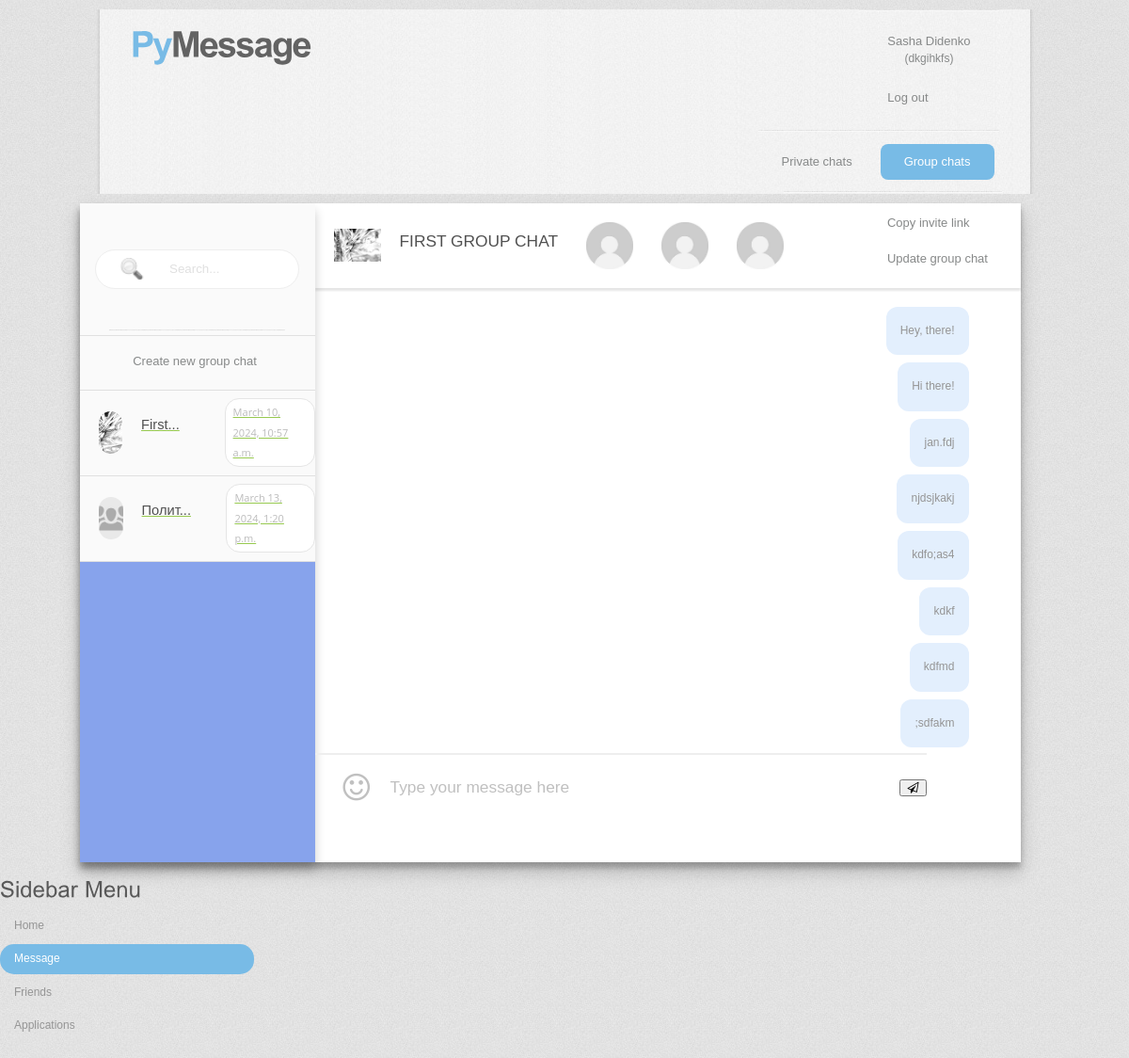
Page /group_chats/1/ (signed in) on the committed database.
### accounts/models.py (models this page shows, shortened)
class User(AbstractUser):
    username = models.CharField(verbose_name = "Username", max_length = 100, unique = True)
    email = models.EmailField(verbose_name = "Email", unique = True)
    avatar = models.ImageField(verbose_name = "Avatar", upload_to = "image/", default = "defaults/avatar.jpg", null = True, blank = True)
    first_name = models.CharField(verbose_name = "First name", max_length = 100)
    last_name = models.CharField(verbose_name = "Last name", max_length = 100, null = True, blank = True)
    date_of_birth = models.DateField(verbose_name = "Date of birth", null = True, blank = True)
    status = models.CharField(verbose_name = "Status", max_length = 250, null = True, blank = True)
    address = models.CharField(verbose_name = "Address", max_length = 250, null = True, blank = True)
    favorites = models.ManyToManyField(Post, related_name="users", verbose_name="Favorites", blank=True)
    class Meta:
        verbose_name = "User"
        verbose_name_plural = "Users"

### group_chat/models.py (models this page shows)
class GroupChat(models.Model):
    members = models.ManyToManyField(User, related_name='group_chats')
    name = models.CharField(verbose_name='Name' ,max_length=150)
    avatar = models.ImageField(verbose_name = "Avatar", upload_to = "image/", default = "defaults/default_group.png", null = True, blank = True)
    class Meta:
        verbose_name = 'Group chat'
        verbose_name_plural = 'Group chats'
    @property
    def short_name(self):
        return f"{self.name[:5]}..."

class GroupMessage(models.Model):
    chat = models.ForeignKey(GroupChat, on_delete=models.CASCADE, related_name='messages')
    sender = models.ForeignKey(User, on_delete=models.CASCADE)
    content = models.TextField(verbose_name='Message')
    timestamp = models.DateTimeField(verbose_name='Time', auto_now_add=True)
    class Meta:
        verbose_name = 'Group message'
        verbose_name_plural = 'Group messages'

### group_chat/views.py (the view)
# urls.py: path('<int:chat_id>/', views.chat_one_view, name='one_group_chat'),
@login_required()
def chat_one_view(request, chat_id):
    group_chats = GroupChat.objects.filter(members=request.user)
    chat = get_object_or_404(GroupChat, id=chat_id, members=request.user)
    code = encrypt_chat_id(chat_id=chat.id)
    context = {
        "chats": group_chats,
        "chat": chat,
        "members": list(chat.members.all())[:5],
        "link": f"http://127.0.0.1:8000/group_chats/invite/{code}"
    }
    return render(request, 'group_chat/chat_group_chat_one.html', context)

### group_chat/utils.py (called while the page is built)
def encrypt_chat_id(chat_id):
    encrypted = serializer.dumps(chat_id)
    return encrypted

### group_chat/templates/group_chat/chat_group_chat_one.html (shortened to what this page needs)
{% extends 'group_chat/main_group_chat.html' %}
{% load static %}
{% block travel %}
  <li><a href="{% url 'private_chat' %}">Private chats</a></li>
  <li class="active"><a href="{% url 'group_chat' %}">Group chats</a></li>
{% endblock %}
{% block content %}
<body>
    <div class="container" style="width: 1000px;">
      <div class="row">
        {% include 'group_chat/chat_group_chats_list.html' %}
        <section class="chat" style="width: 750px;">
          <div class="header-chat" style="padding-left: 20px">
              <div class="photo">
                <img src="{{ chat.avatar.url }}" style="width: 50px;">
              </div>
              <p class="name">{{chat.name}}</p>
              {% for member in members %}
              <div class="photo">
                <img src="{{ member.avatar.url }}" style="width: 50px; padding-left: 30px;">
              </div>
              {% endfor %}
              <div class="menu_nav">
                <ul>
                  <li style="padding-left: 100px;">
                    <a style="padding-left: 10px; padding-right: 10px; " onclick="copyLink('{{ link }}')">Copy invite link</a>
                    <a style="padding-left: 10px; padding-right: 10px;" href="{% url 'update_group_chat' chat_id=chat.id %}">Update group chat</a>
                  </li>
                </ul>
              </div>
          </div>
          <div class="messages-chat" style="padding: 20px; overflow-x: hidden; overflow-y: auto; height: 450px;">
            {% for message in chat.messages.all %}
            {% if message.sender.id != request.user.id %}
            <div class="message text-only">
                <img src="{{ message.sender.avatar.url }}" class="photo">
                <p class="text"> {{ message.content }} </p>
            </div>
            {% else %}
            <div class="message text-only">
              <div class="response">
                <p class="text">{{ message.content }}</p>
              </div>
            </div>
            {% endif %}
            {% endfor %}
          </div>
          <div class="footer-chat">
            <i class="icon fa fa-smile-o clickable" style="font-size:25pt;" aria-hidden="true"></i>
          </div>
        </section>
          <form id="content" action="{% url 'save_message' chat_id=chat.id %}" method="post">
                <div class="footer-chat" style="margin-left: 300px; width: 600px;">
                  <input name="message_content" id="content" type="text" class="write-message" placeholder="Type your message here" style="width: 550px;" required></input>
                  <button class="icon send fa fa-paper-plane-o clickable" type="submit"></button>
                </div>
            </form>
          </div>
      </div>
    </div>
  </body>
{% endblock %}

### group_chat/templates/group_chat/main_group_chat.html (shortened to what this page needs)
{% load static %}
<!DOCTYPE html PUBLIC "-//W3C//DTD XHTML 1.0 Transitional//EN" "http://www.w3.org/TR/xhtml1/DTD/xhtml1-transitional.dtd">
<html xmlns="http://www.w3.org/1999/xhtml">
<head>
<link href="{% static 'css/style.css' %}" rel="stylesheet" type="text/css" />
<link href="{% static 'css/chat_style.css' %}" rel="stylesheet">
<link rel="stylesheet" href="{% static 'font-awesome-4.7.0\css\font-awesome.min.css' %}">
</head>
<body>
<div class="main">
  <div class="main_resize">
    <div class="header">
      <div class="logo">
        <h1><a href="{% url 'home' %}"><span>Py</span>Message<small></small></a></h1>
      </div>
      <div class="menu_nav">
        <div class="registr">
          <ul>
            <li>
              {% if request.user.is_authenticated %}
              <li>
                <a href="{% url 'my_posts' %}">{{ request.user.first_name }} {{ request.user.last_name }}
                  <p style="text-align: center; margin: 0px; padding: 0px;">({{ request.user.username }})</p>
                </a>
                <a href="{% url 'logout' %}">Log out</a>
              </li>
              {% endif %}
            </li>
          </ul>
        </div>
      </div>
      <div class="menu_nav">
        <ul>
          {% block travel %}
          {% endblock %}
        </ul>
      </div>
    </div>
    {% block content %}
    {% endblock %}
    <div class="sidebar">
          <div class="gadget">
            <h2 class="star"><span>Sidebar</span> Menu</h2>
            <ul class="sb_menu">
              <li><a href="{% url 'home' %}">Home</a></li>
              <li class="active"><a href="{% url 'private_chat' %}">Message</a></li>
              <li><a href="{% url 'friends' %}">Friends</a></li>
              <li><a href="{% url 'applications' %}">Applications</a></li>
            </ul>
          </div>
      </div>
</body>
</html>

### group_chat/templates/group_chat/chat_group_chats_list.html
{% load static %}
<section class="discussions" style="width: 250px;">
  <form method="get" class="discussion search">
    <div class="searchbar">
      <input name="searchsubmit" type="image" src="{% static 'images/search.gif' %}" value="Go" id="searchsubmit" class="btn"  style="height: 35px; width: auto; margin: 0px;">
        <input type="text" placeholder="Search..." name="search">
      </div>
    </form>
    <div class="discussion search"  style="height: 30px; padding-top: 17px; padding-bottom: 10px;">
      <div class="menu_nav">
        <ul>
          <li>
            <a href="{% url 'create_group_chat' %}">Create new group chat</a>
          </li>
        </ul>
      </div>
    </div>
    {% for chat in chats %}
    <a href="{% url 'one_group_chat' chat_id=chat.id  %}">
      <div class="discussion">
        <div class="photo" style="background-image: url({{ chat.avatar.url }});"></div>
        <div class="desc-contact">
          <p class="name">{{ chat.short_name }}</p>
        </div>
        <div class="timer">{{ chat.messages.last.timestamp }}</div>
      </div>
    </a>
    {% endfor %}
  </section>

### static/css/style.css (style rules this page uses)
body { margin:0; padding:0; width:100%; color:#959595; font:normal 12px/1.8em Arial, Helvetica, sans-serif; background:url(images/bg.jpg); }
html { padding:0; margin:0; }
.main { padding:0; margin:0; background:url(images/main_bg.jpg) repeat-y center; }
.logo { float:left; width:400px; height:86px; padding:0; margin:0 auto; }
h1 { margin:0; padding:20px 0 0 0; color:#636363; font:bold 38px/1.2em Arial, Helvetica, sans-serif; letter-spacing:-2px; }
h1 a, h1 a:hover { color:#636363; text-decoration:none; }
h1 span { color:#78bbe6; }
h1 small { padding:0 10px; font:normal 12px/1.2em Arial, Helvetica, sans-serif; letter-spacing:normal; }
h2 { font:normal 24px Arial, Helvetica, sans-serif; padding:8px 0; margin:0; color:#595959; }
p { margin:8px 0; padding:0 0 8px 0; font:normal 12px/1.8em Arial, Helvetica, sans-serif; }
a { color:#97c950; text-decoration:underline; }
.header, .content, .menu_nav, .fbg, .footer, form, ol, ol li, ul, .content .mainbar, .content .sidebar { margin:0; padding:0; }
.main_resize { margin:0 auto; width:969px; }
.header { margin:0 auto; width:923px; }
.menu_nav { margin:0 0 10px; padding:0; }
.menu_nav ul { list-style:none; margin:0; padding:0; float:right; }
.menu_nav ul li { margin:0; padding:15px 5px 15px 0; float:left; background:url(images/menu_line.jpg) repeat-x top; }
.menu_nav ul li a { display:block; margin:0; padding:11px 25px; color:#878989; text-decoration:none; font-size:13px; line-height:16px; }
.menu_nav ul li.active a, .menu_nav ul li a:hover { color:#fff; text-decoration:none; background:#78bbe6; }
.sidebar { padding:0; float:left; width:285px; }
.sidebar .gadget { margin:0; padding:10px 15px 10px 0; }
ul.sb_menu, ul.ex_menu { margin:0; padding:0; color:#939393; list-style:none; }
ul.sb_menu li, ul.ex_menu li { margin:0; }
ul.sb_menu li { padding:2px 0 2px 15px; }
ul.sb_menu li a, ul.ex_menu li a { display:block; color:#959595; text-decoration:none; padding:5px; margin-left:-15px; padding-left:15px; }
ul.sb_menu li a:hover, ul.ex_menu li a:hover, ul.sb_menu li.active a, ul.ex_menu li.active a { color:#FFF; background:#78bbe6; }
.search { float:left; width:250px; padding:25px 0; }
.search .btn { float:left; padding:0; margin:0; border:0; width:auto; }

### rows in the picture
User: user.first_name "Sasha", user.last_name "Didenko", user.username "dkgihkfs", avatar (placeholder picture)
GroupChat: avatar (picture), short_name "First...", messages.last.timestamp "March 10, 2024, 10:57 a.m.", name "FIRST GROUP CHAT"
GroupChat: avatar (placeholder picture), short_name "Полит...", messages.last.timestamp "March 13, 2024, 1:20 p.m."
User: avatar (placeholder picture)
User: avatar (placeholder picture)
GroupMessage: content "Hey, there!"
GroupMessage: content "Hi there!"
GroupMessage: content "jan.fdj"
GroupMessage: content "njdsjkakj"
GroupMessage: content "kdfo;as4"
GroupMessage: content "kdkf"
GroupMessage: content "kdfmd"
GroupMessage: content ";sdfakm"
